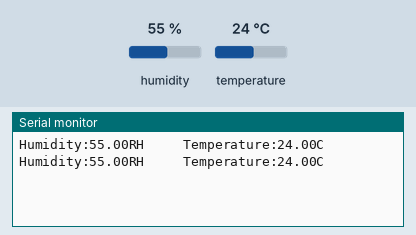
Recording of a sketch running on a simulated Arduino Uno, built with avr-gcc and run on an emulated ATmega328P. Shown: the last lines printed to the serial monitor. The inputs (shaded band) are chosen by the test bench; at power-on: humidity 55 %, temperature 24 °C.

Above: at 2.2 s.
2.3 s: humidity set to 22 %
At 3.6 s:
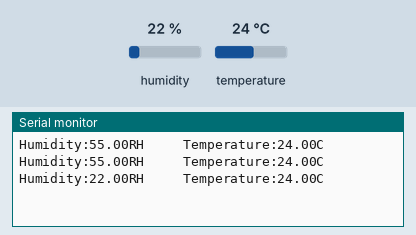
3.8 s: temperature set to 12 °C
At 4.9 s:
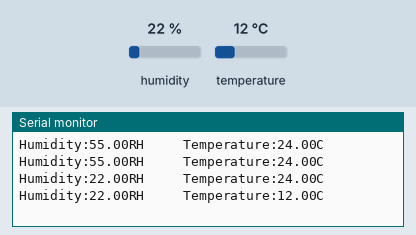
5.3 s: humidity set to 40 %
At 7.0 s:
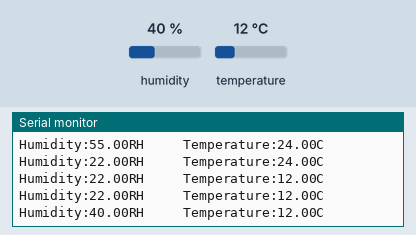
Timing chart, 0 to 8.5 s (numbered marks = the images above; inputs shaded):
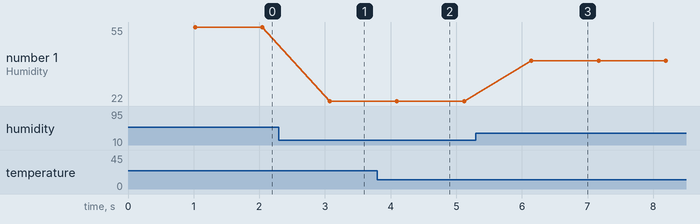

Measured:
- after the input at 2.3 s, the serial monitor: prints a new line after 0.77 s (image 1)
- after the input at 3.8 s, the serial monitor: prints a new line after 0.30 s (image 2)
- after the input at 5.3 s, the serial monitor: prints a new line after 0.84 s (image 3)
- plotted number 1: 55 → 22 after the input at 2.3 s, 22 → 40 after the input at 5.3 s

The sketch:

_20_DHT_11SensorModule.ino
```cpp
/***********************************************************
File name: _20_DHT_11SensorModule.ino
Description: you can see the temperature and humidity data
             displayed in the serial monitor.
Website: www.adeept.com
E-mail: support@adeept.com
Author: Tom
Date: 2016/06/15
***********************************************************/
#include <dht11.h>
dht11 DHT11;
#define DHT11PIN 2  //Set the digital 2 to the S pin
void setup()
{
     Serial.begin(9600);   //opens serial port, sets data rate to 9600 bps
     delay(1000);          //delay1000ms
}
void loop()
{
    int chk = DHT11.read(DHT11PIN);
    Serial.print("Humidity:");
    Serial.print((float)DHT11.humidity);      //send humidity to the serial monitor
    Serial.print("RH     ");
    Serial.print("Temperature:");
    Serial.print((float)DHT11.temperature);   //send temperature to the serial monitor
    Serial.println("C");
    delay(1000);                               //delay 1 s
}
```
